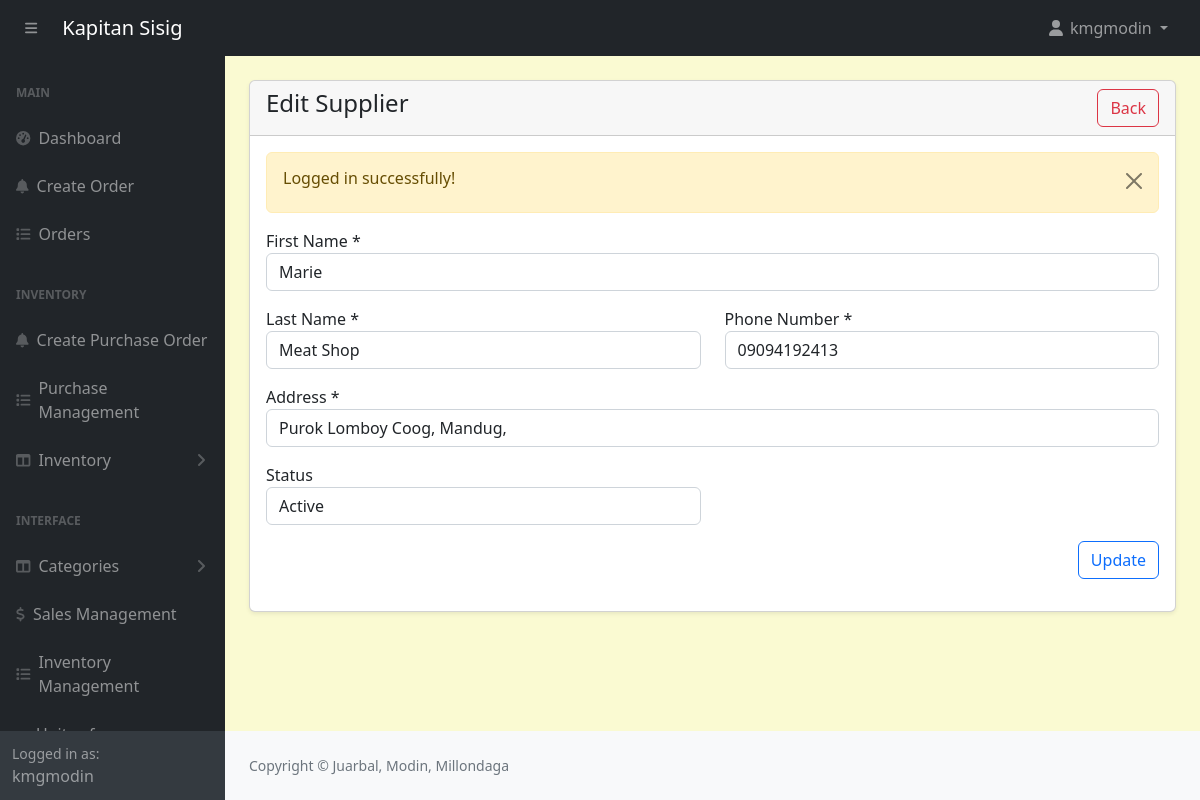
The page /admin/suppliers-edit.php?id=1 (signed in) on the database its author committed.
### tables this page shows
CREATE TABLE `suppliers` (
  `id` int(11) NOT NULL,
  `firstname` varchar(191) NOT NULL,
  `lastname` varchar(191) NOT NULL,
  `phonenumber` varchar(191) NOT NULL,
  `address` varchar(191) NOT NULL,
  `status` enum('active','inactive') NOT NULL DEFAULT 'active'
);

### admin/suppliers-edit.php (the view, shortened to what this page needs)
<?php include('includes/header.php'); ?>
<div class="container-fluid px-4 pb-4">
    <div class="card mt-4 shadow-sm">
        <div class="card-header">
            <h4 class="mb-0">Edit Supplier
                <a href="suppliers.php" class="btn btn-outline-danger float-end">Back</a>
            </h4>
        </div>
        <div class="card-body">
            <form action="code.php" method="POST">
            <?php
            if (isset($_GET['id']) && $_GET['id'] != '') {
                $supplierID = $_GET['id'];
            } else {
                echo '<h5>No ID Found</h5>';
                return false;
            }
            $supplierData = getByID('suppliers', $supplierID);
            if ($supplierData && $supplierData['status'] == 200) {
            ?>
                <div class="row">
                    <div class="col-md-12 mb-3">
                        <label for="">First Name *</label>
                        <input type="text" name="firstname" required value="<?= $supplierData['data']['firstname']; ?>" class="form-control">
                    </div>
                    <div class="col-md-6 mb-3">
                        <label for="">Last Name *</label>
                        <input type="text" name="lastname" required value="<?= $supplierData['data']['lastname']; ?>" class="form-control">
                    </div>
                    <div class="col-md-6 mb-3">
                        <label for="">Phone Number *</label>
                        <input type="text" name="phonenumber" required value="<?= $supplierData['data']['phonenumber']; ?>" class="form-control">
                    </div>
                    <div class="col-md-12 mb-3">
                        <label for="">Address *</label>
                        <input type="text" name="address" required value="<?= $supplierData['data']['address']; ?>" class="form-control">
                    </div>
                    <div class="col-md-6 mb-3">
                        <label for="status">Status</label>
                        <select name="status" class="form-control" required>
                            <option value="active" <?= $supplierData['data']['status'] === 'active' ? 'selected' : ''; ?>>Active</option>
                        </select>
                    </div>
                    <div class="col-md-12 mb-3 text-end">
                        <button type="submit" name="updateSupplier" class="btn btn-outline-primary">Update</button>
                    </div>
                </div>
            <?php
            } else {
                echo '<h5>' . ($supplierData['message'] ?? 'Something Went Wrong!') . '</h5>';
                exit();
            }
            ?>
            </form>
        </div>
    </div>
</div>
<?php include('includes/footer.php'); ?>

### admin/assets/css/custom.css (style rules this page uses)
body { margin: 0; font-family: system-ui, -apple-system, "Segoe UI", Roboto, "Helvetica Neue", "Noto Sans", "Liberation Sans", Arial, sans-serif; font-size: 1rem; font-weight: 400; line-height: 1.5; color: #212529; text-align: left; background-color: #FAFAD2; -webkit-text-size-adjust: 100%; -webkit-tap-highlight-color: rgba(0, 0, 0, 0); }

### rows shown on the page
suppliers: firstname "Marie", lastname "Meat Shop", phonenumber "09094192413", address "Purok Lomboy Coog, Mandug,", status "Active"

### other values the page prints
$_SESSION['loggedInUser']['username'] "kmgmodin"
$_SESSION['message'] "Logged in successfully!"
